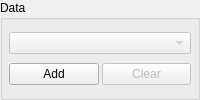
     <widget class="QGroupBox" name="groupBox_Data">
      <property name="sizePolicy">
       <sizepolicy hsizetype="Preferred" vsizetype="Maximum">
        <horstretch>2</horstretch>
        <verstretch>0</verstretch>
       </sizepolicy>
      </property>
      <property name="title">
       <string>Data</string>
      </property>
      <layout class="QGridLayout" name="gridLayout_2">
       <property name="leftMargin">
        <number>6</number>
       </property>
       <property name="topMargin">
        <number>6</number>
       </property>
       <property name="rightMargin">
        <number>6</number>
       </property>
       <property name="bottomMargin">
        <number>6</number>
       </property>
       <property name="spacing">
        <number>3</number>
       </property>
       <item row="1" column="0">
        <widget class="QPushButton" name="pushButton_Data_Add">
         <property name="text">
          <string>Add</string>
         </property>
        </widget>
       </item>
       <item row="1" column="1">
        <widget class="QPushButton" name="pushButton_Data_Clear">
         <property name="enabled">
          <bool>false</bool>
         </property>
         <property name="text">
          <string>Clear</string>
         </property>
        </widget>
       </item>
       <item row="0" column="0" colspan="2">
        <widget class="QComboBox" name="comboBox_Data_Videos">
         <property name="enabled">
          <bool>false</bool>
         </property>
        </widget>
       </item>
      </layout>
     </widget>
